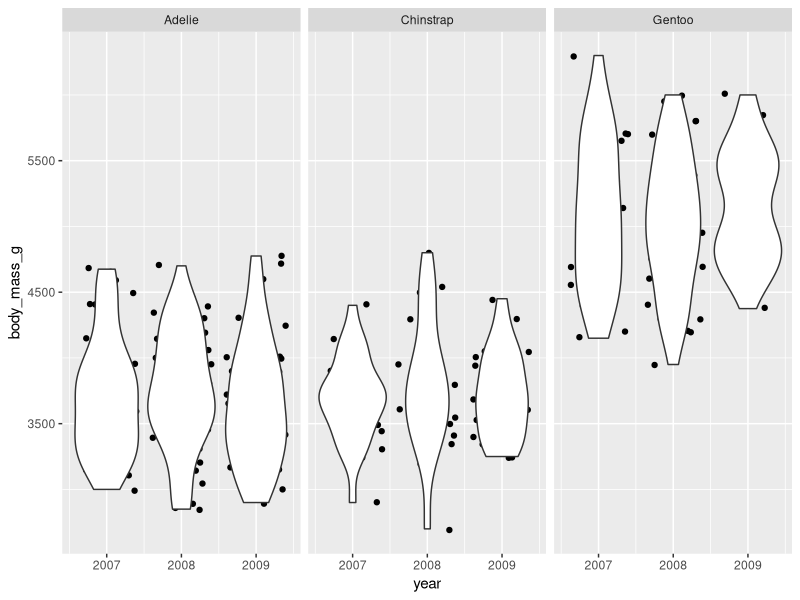

Generate this figure with R:
## ---- chunk 1
knitr::opts_chunk$set(echo = TRUE, 
                      message = FALSE, 
                      warning = FALSE, 
                      fig.path = "../output/") #set directory for the figures to go in to
## ---- chunk 2
library(palmerpenguins)
library(tidyverse)
library(kableExtra)
## ---- chunk 3
glimpse(penguins)
## ---- chunk 4
penguins %>%
  drop_na() %>%
  ggplot(aes(x = year, y = body_mass_g, 
                       group = year)) +
  geom_jitter() +
  geom_violin() +
  facet_wrap(~species) #same graph as in class ex
## ---- chunk 5
penguins %>%
  group_by(species) %>%
  summarise(billmean = mean(bill_length_mm, na.rm = TRUE)) %>%
  kbl() %>% # make it a kable table
  kable_classic() %>% # change the table theme
  row_spec(2, bold = T, color = "white", background = "red") %>% # make row 2 red, make row2 text bolded and white
   kable_styling(full_width = FALSE)
